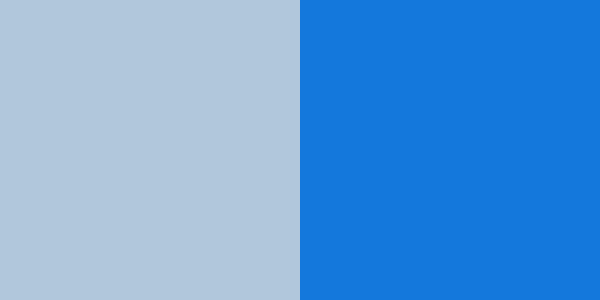
Frame 1 (no input)
Frame 60 (the mouse pressed at the canvas centre just before this capture): identical to frame 1, image omitted
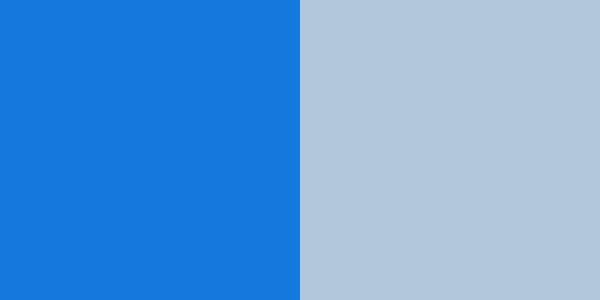
Frame 120 (the mouse held since frame 60 and released just before this capture)

The Processing sketch that drew these frames (run headless with seeded random() and noise(); from frame 60 on, the mouse is pressed at the canvas centre):

// Processing sketch: if_else4
// ── if_else4.pde
void setup() {
  size(600,300);
}
void draw() {
  background(20,120,220);
  fill(220,220,220, 200);
  noStroke();
  
  if(mouseX < width/2){
    rect(0,0, width/2, height);
  } else {
    rect(width/2, 0, width, height);
  }

}
